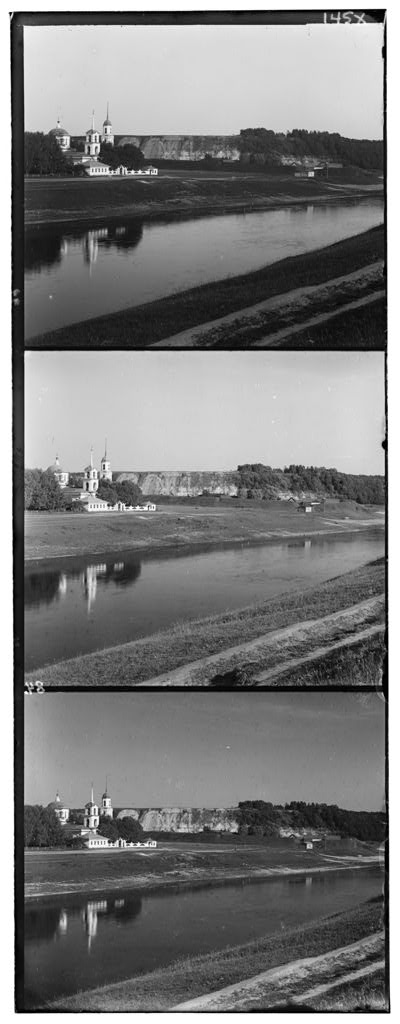
%> input picture Hw01/data/prokudin-gorskii/00125v.jpg, 400 x 1024 px
$ octave alignProkudin.m   (GNU Octave 9; MATLAB toolbox functions it lacks are replaced by stand-ins)
%> lines starting %> are read from the running program, lines starting %| are printed output that depends on the picture
### Hw01/code/alignChannels.m
function [im, predShift] = alignChannels(im, maxShift)
% Implement this
im = im;
predShift = zeros(2,2);

### Hw01/code/alignProkudin.m
% Demo code for alignment of Prokudin-Gorskii images
%
% Your code should be run after you implement alignChannels
%
% This code is part of:
%
%   CMPSCI 370: Computer Vision, Spring 2017
%   University of Massachusetts, Amherst
%   Instructor: Subhransu Maji
%
%   Homework 1

% Path to your data directory
dataDir = fullfile('..','data','prokudin-gorskii');

% Path to your output directory (change this to your output directory)
outDir = fullfile('..', 'output', 'prokudin-gorskii');
mkdir(outDir);

% List of images
imageNames = {'00125v.jpg','00153v.jpg', '00398v.jpg', '00149v.jpg', '00351v.jpg','01112v.jpg'};

% Display variable
display = true;

% Set maximum shift to check alignment for
maxShift = [15 15];

% Loop over images, untile them into images, align
for i = 1:length(imageNames),

    % Read image
    im = imread(fullfile(dataDir, imageNames{i}));
%> im is the input picture: size 1024x400 uint8; min 0, max 255, mean 124.2

    % Convert to double
    im = im2double(im);
%> im: size 1024x400 double

    % Images are stacked vertically
    % From top to bottom are B, G, R channels (and not RGB)
    imageHeight = floor(size(im,1)/3);
%> imageHeight = 341
    imageWidth  = size(im,2);
%> imageWidth = 400

    % Allocate memory for the image
    channels = zeros(imageHeight, imageWidth, 3);

    % We are loading the color channels from top to bottom
    % Note the ordering of indices
    channels(:,:,3) = im(1:imageHeight,:);
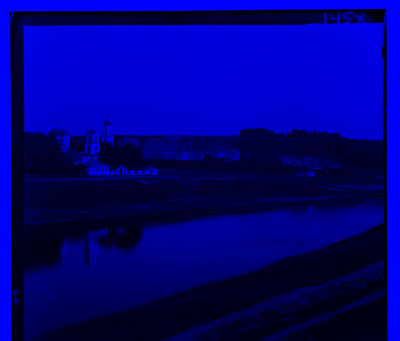
%> channels: size 341x400x3 double; mean R, G, B 0, 0, 0.494
    channels(:,:,2) = im(imageHeight+1:2*imageHeight,:);
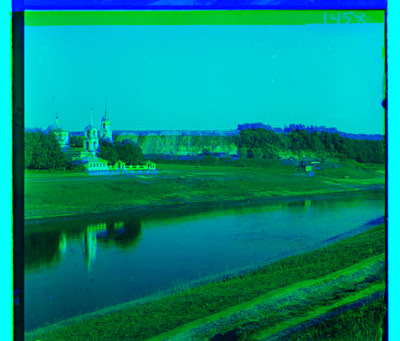
%> channels: size 341x400x3 double; mean R, G, B 0, 0.546, 0.494
    channels(:,:,1) = im(2*imageHeight+1:3*imageHeight,:);
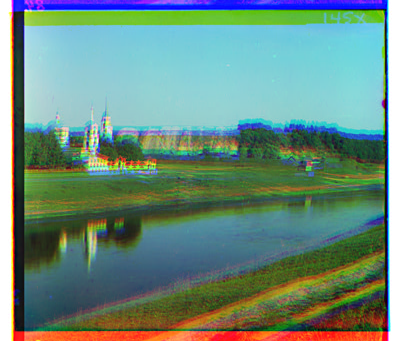
%> channels: size 341x400x3 double; mean R, G, B 0.419, 0.546, 0.494

    % Align the blue and red channels to the green channel
    [colorIm, predShift] = alignChannels(channels, maxShift);
%> predShift = [0 0; 0 0]

    % Print the alignments
    fprintf('%2i %s shift: G (%2i,%2i) B (%2i,%2i)\n', i, imageNames{i}, predShift(1,:), predShift(2,:));
%|  1 00125v.jpg shift: G ( 0, 0) B ( 0, 0)

    % Write image output
    outimageName = sprintf([imageNames{i}(1:end-5) '-aligned.jpg']);
    outimageName = fullfile(outDir, outimageName);
    imwrite(colorIm, outimageName);

    % Optionally display the results
    if display
        figure(1); clf;
        subplot(1,2,1); imagesc(im); axis image off; colormap gray
        title('Input image');
        subplot(1,2,2); imagesc(colorIm); axis image off;
        title('Aligned image');
        pause(1);
    end
end
%> pass 2 of the loop `for i = 1:length(imageNames),`:
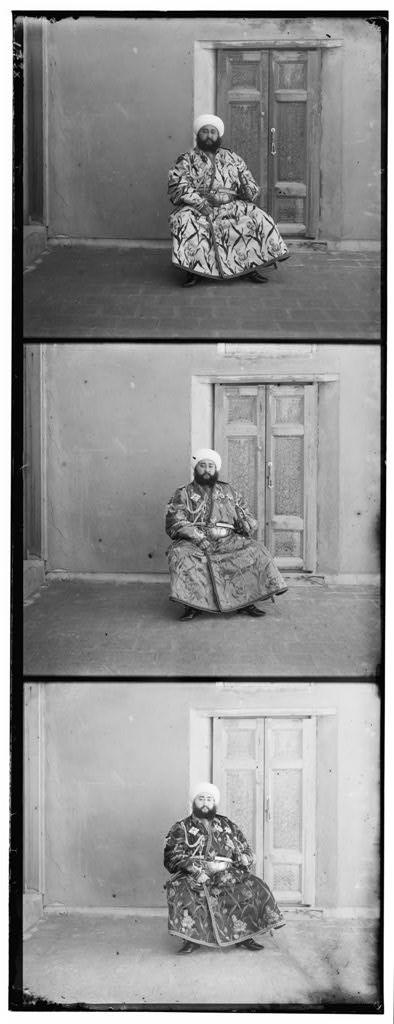
%> input picture Hw01/data/prokudin-gorskii/00153v.jpg, 394 x 1024 px
%> im is the input picture: size 1024x394 uint8; min 0, max 255, mean 145.2
%> im: size 1024x394 double
%> `channels(:,:,2) = im(imageHeight+1:2*imageHeight,:);`:
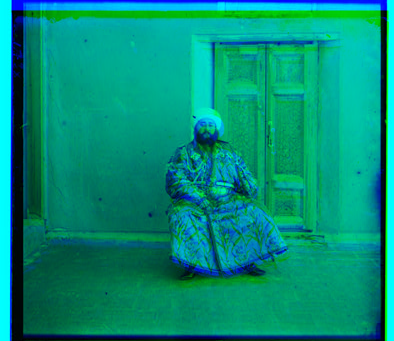
%> channels: size 341x394x3 double; mean R, G, B 0, 0.559, 0.47
%> `channels(:,:,1) = im(2*imageHeight+1:3*imageHeight,:);`:
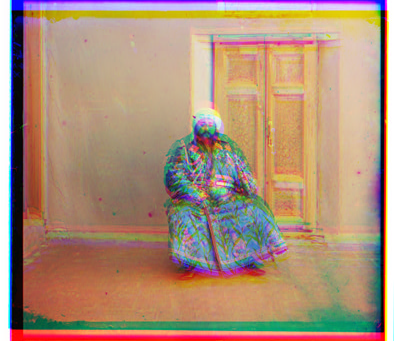
%> channels: size 341x394x3 double; mean R, G, B 0.679, 0.559, 0.47
%|  2 00153v.jpg shift: G ( 0, 0) B ( 0, 0)
%> pass 3 of the loop `for i = 1:length(imageNames),`:
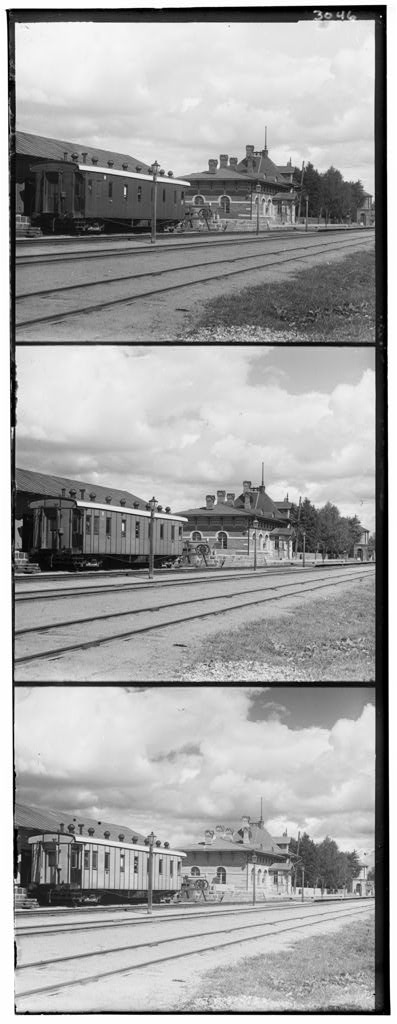
%> input picture Hw01/data/prokudin-gorskii/00398v.jpg, 397 x 1024 px
%> im is the input picture: size 1024x397 uint8; min 0, max 255, mean 163.6
%> im: size 1024x397 double
%> `channels(:,:,2) = im(imageHeight+1:2*imageHeight,:);`:
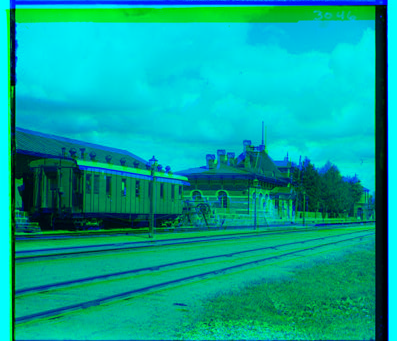
%> channels: size 341x397x3 double; mean R, G, B 0, 0.642, 0.594
%> `channels(:,:,1) = im(2*imageHeight+1:3*imageHeight,:);`:
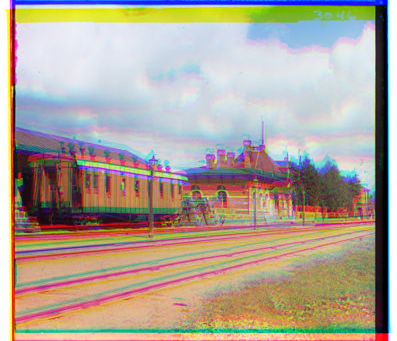
%> channels: size 341x397x3 double; mean R, G, B 0.688, 0.642, 0.594
%|  3 00398v.jpg shift: G ( 0, 0) B ( 0, 0)
%> the loop made 6 passes; the first 3 are shown
